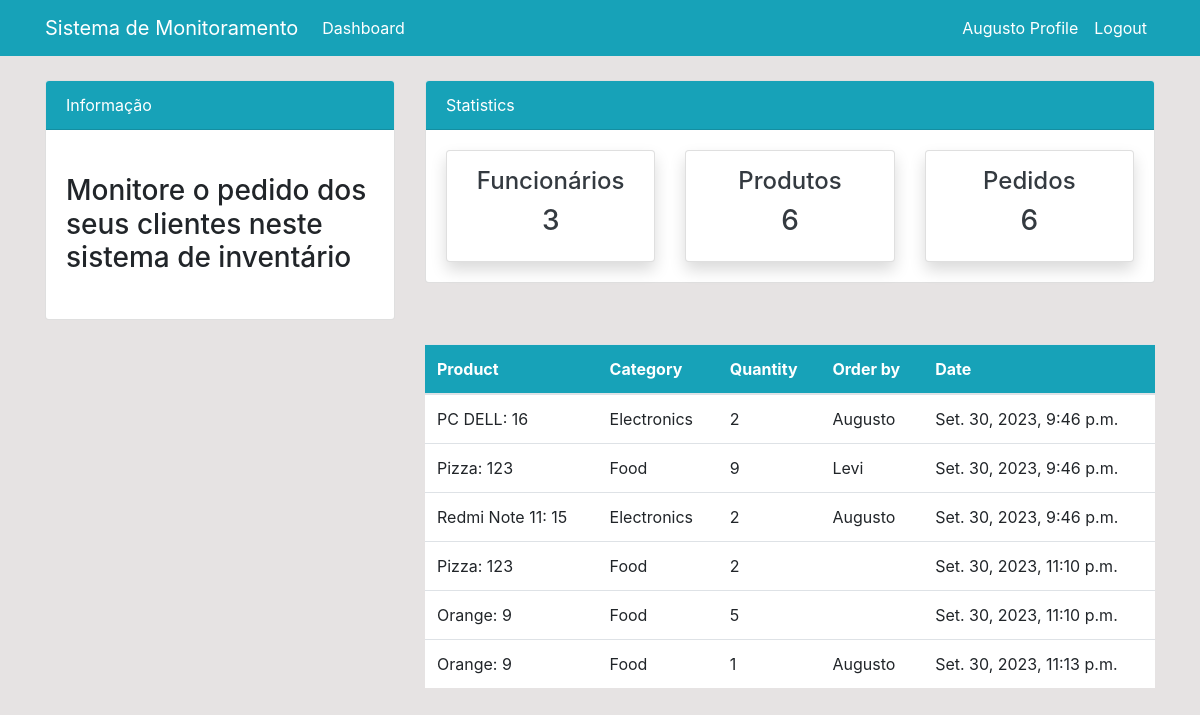
/order/ (signed in), run on an earlier commit of the app's database.
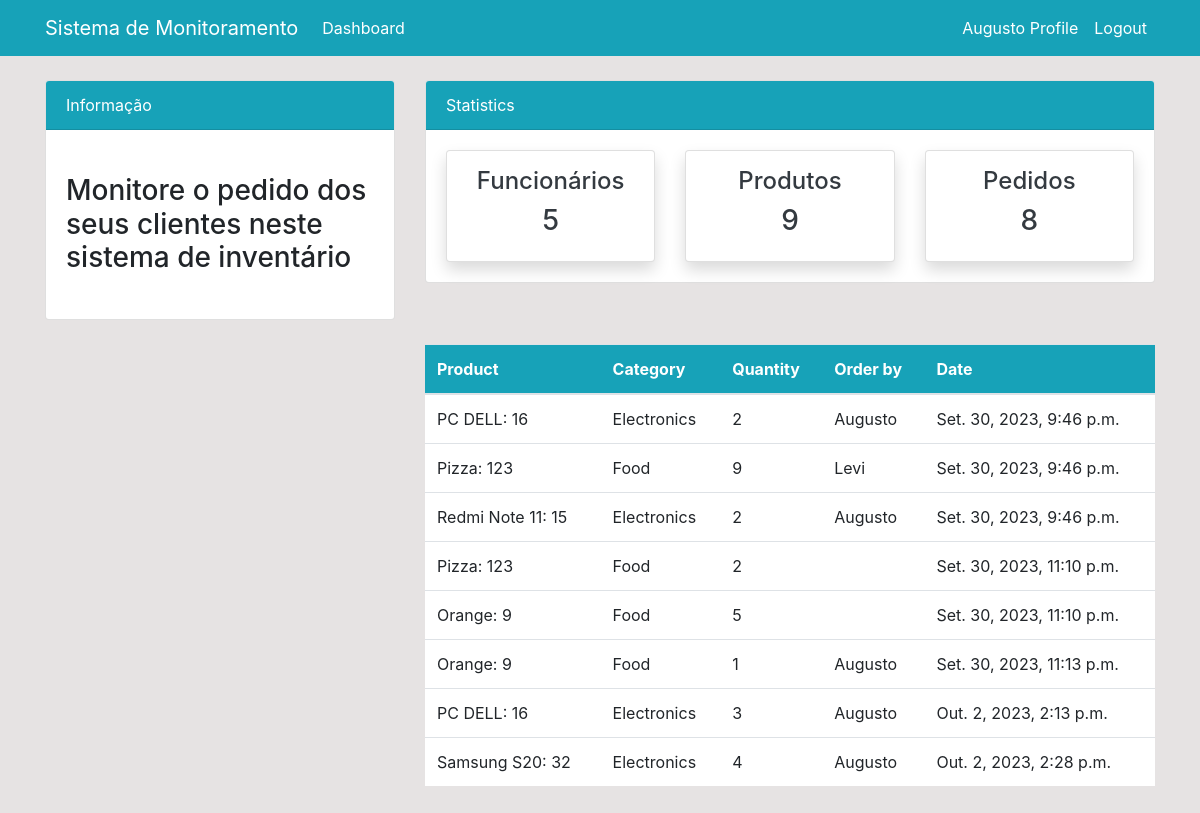
And on a later commit of the database.
### dashboard/models.py (models this page shows, shortened)
class Order(models.Model):
    product = models.ForeignKey(Product, on_delete=models.CASCADE)
    staff = models.ForeignKey(User, models.CASCADE, null=True)
    order_quantity = models.PositiveIntegerField(null=True)
    date = models.DateTimeField(auto_now_add=True)

class Product(models.Model):
    name = models.CharField(max_length=100)
    category = models.CharField(max_length=20, choices=CATEGORY, null=True)
    quantity = models.PositiveIntegerField(null=True)
    class Meta:
        verbose_name_plural = 'Product'
    def __str__(self):
        return f'{self.name}: {self.quantity}'

### dashboard/views.py (the view)
# urls.py: path('order/', views.order, name='dashboard-order'),
@login_required
def order(request):
    orders = Order.objects.all()
    orders_count = orders.count()
    workers_count = User.objects.all().count()
    products_count = Product.objects.all().count()
    context = {
        'orders': orders,
        'workers_count': workers_count,
        'products_count': products_count,
        'orders_count': orders_count,
    }
    return render(request, 'dashboard/order.html', context)

### templates/dashboard/order.html (shortened to what this page needs)
{% extends 'partials/base.html' %}
{% block content %}
{% include 'partials/topnav.html' %}
 <div class="container">
    <div class="row my-4">
        <div class="col-md-4">
        </div>
        <div class="col-md-8">
            <table class="table bg-white">
                <thead class="bg-info">
                    <tr class="text-white">
                        <th scope="col">Product</th>
                        <th scope="col">Category</th>
                        <th scope="col">Quantity</th>
                        <th scope="col">Order by</th>
                        <th scope="col">Date</th>
                    </tr>
                </thead>
                <tbody>
                    {% for orders in orders %}
                    <tr>
                        <td>{{ orders.product }}
                        <td>{{ orders.product.category }}</td>
                        <td>{{ orders.order_quantity }}</td>
                        <td>
                            {{ orders.staff.username }}
                        </td>
                        <td>
                            {{ orders.date }}
                        </td>
                    </tr>
                    {% endfor %}
                </tbody>
            </table>
        </div>
    </div>
</div>
{% endblock %}

What changed in the data, as far as the page shows it:
added Order: product "PC DELL: 16", product.category "Electronics", order_quantity "3", staff.username "Augusto", date "Out. 2, 2023, 2:13 p.m."
added Order: product "Samsung S20: 32", product.category "Electronics", order_quantity "4", staff.username "Augusto", date "Out. 2, 2023, 2:28 p.m."
Also different on the page:
{{ workers_count }}: "3" → "5"
{{ products_count }}: "6" → "9"
{{ orders_count }}: "6" → "8"
